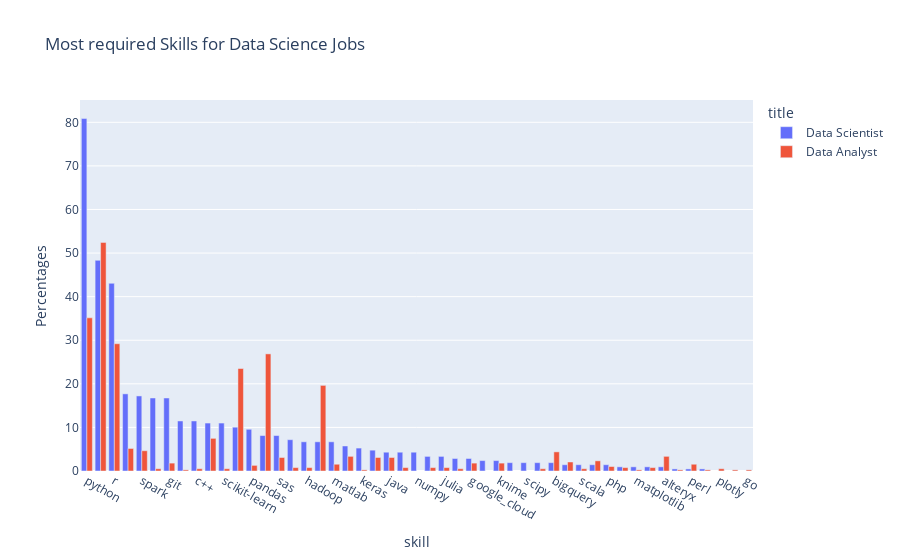

Write notebook code for a chart like this one.
### Code cell
first_choice = "Data Scientist"
second_choice = "Data Analyst"
df_first = df2.loc[df2["title_cat"] == first_choice]
df_second = df2.loc[df2["title_cat"] == second_choice]


percentages_first = pd.Series(df_first.drop(["title_cat", "content", "link"], axis=1).sum() * 100 / len(df_first), name="value").to_frame()
percentages_first["type"] = 19*["language"] + 20*["technology"] + 14*["library"]
percentages_second = pd.Series(df_second.drop(["title_cat", "content", "link"], axis=1).sum() * 100 / len(df_second), name="value").to_frame()
percentages_second["type"] = 19*["language"] + 20*["technology"] + 14*["library"]
percentages = pd.concat([percentages_first, percentages_second], keys=[first_choice, second_choice])
percentages = percentages.reset_index().rename({"level_0": "title", "level_1": "skill"}, axis=1)
percentages = percentages.loc[percentages["value"] > 0]


percentages["value"] = percentages["value"].apply(lambda x: round(x,2))
percentages = percentages.sort_values("value", ascending=False)
percentages

fig = px.bar(percentages,
            x="skill",
            y="value",
            color="title",
            title="Most required Skills for Data Science Jobs", 
            labels={"value": "Percentages"},
            barmode="group")
# fig.layout.update(showlegend=False)
fig

### Figure 1 — Plotly figure (JSON) as saved in the notebook; plotly's stock layout.template omitted (floating-point values rounded to 4 significant figures)
{"data": [{"alignmentgroup": "True", "hovertemplate": "title=Data Scientist<br>skill=%{x}<br>Percentages=%{y}<extra></extra>", "legendgroup": "Data Scientist", "marker": {"color": "#636efa", "pattern": {"shape": ""}}, "name": "Data Scientist", "offsetgroup": "Data Scientist", "orientation": "v", "showlegend": true, "textposition": "auto", "type": "bar", "x": ["python", "sql", "r", "azure", "spark", "tensorflow", "git", "pytorch", "c++", "aws", "scikit-learn", "tableau", "pandas", "excel", "sas", "docker", "hadoop", "power_bi", "matlab", "linux", "keras", "javascript", "java", "kubernetes", "numpy", "hive", "julia", "airflow", "google_cloud", "spacy", "knime", "statsmodels", "scipy", "gcp", "bigquery", "c#", "scala", "snowflake", "php", "kafka", "matplotlib", "c", "alteryx", "jenkins", "perl", "storm"], "xaxis": "x", "y": [80.86, 48.33, 43.06, 17.7, 17.22, 16.75, 16.75, 11.48, 11.48, 11, 11, 10.05, 9.57, 8.13, 8.13, 7.18, 6.7, 6.7, 6.7, 5.74, 5.26, 4.78, 4.31, 4.31, 4.31, 3.35, 3.35, 2.87, 2.87, 2.39, 2.39, 1.91, 1.91, 1.91, 1.91, 1.44, 1.44, 1.44, 1.44, 0.96, 0.96, 0.96, 0.96, 0.48, 0.48, 0.48], "yaxis": "y"}, {"alignmentgroup": "True", "hovertemplate": "title=Data Analyst<br>skill=%{x}<br>Percentages=%{y}<extra></extra>", "legendgroup": "Data Analyst", "marker": {"color": "#EF553B", "pattern": {"shape": ""}}, "name": "Data Analyst", "offsetgroup": "Data Analyst", "orientation": "v", "showlegend": true, "textposition": "auto", "type": "bar", "x": ["sql", "python", "r", "excel", "tableau", "power_bi", "aws", "azure", "spark", "bigquery", "linux", "alteryx", "java", "javascript", "sas", "snowflake", "c#", "git", "google_cloud", "knime", "perl", "matlab", "pandas", "php", "kubernetes", "docker", "kafka", "c", "julia", "hive", "hadoop", "scikit-learn", "tensorflow", "gcp", "airflow", "c++", "scala", "plotly", "jenkins", "storm", "cassandra", "go", "keras", "pytorch", "matplotlib"], "xaxis": "x", "y": [52.45, 35.14, 29.2, 26.87, 23.51, 19.64, 7.49, 5.17, 4.65, 4.39, 3.36, 3.36, 3.1, 3.1, 3.1, 2.33, 2.07, 1.81, 1.81, 1.81, 1.55, 1.55, 1.29, 1.03, 0.78, 0.78, 0.78, 0.78, 0.78, 0.78, 0.78, 0.52, 0.52, 0.52, 0.52, 0.52, 0.52, 0.52, 0.26, 0.26, 0.26, 0.26, 0.26, 0.26, 0.26], "yaxis": "y"}], "layout": {"autosize": true, "barmode": "group", "legend": {"title": {"text": "title"}, "tracegroupgap": 0}, "title": {"text": "Most required Skills for Data Science Jobs"}, "xaxis": {"anchor": "y", "autorange": true, "domain": [0, 1], "range": [-0.5, 48.5], "title": {"text": "skill"}, "type": "category"}, "yaxis": {"anchor": "x", "autorange": true, "domain": [0, 1], "range": [0, 85.12], "title": {"text": "Percentages"}, "type": "linear"}}}
